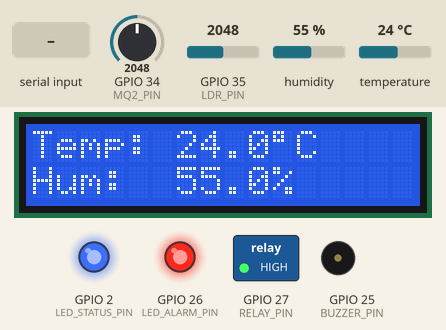
Simulated run of this sketch. Board: ESP32. Parts: 16×2 character LCD, switched loads named in the sketch (green lamp = pin HIGH), output pins drawn as LEDs (lit = HIGH), buzzer (waves = sounding). Dashed ring = blinking. The inputs (shaded band) are chosen by the test bench; at power-on: GPIO 34 (MQ2_PIN) = 2048, GPIO 35 (LDR_PIN) = 2048, humidity 55 %, temperature 24 °C. WiFi joins after 1.5 s; servers stay silent unless stated; EEPROM starts erased; what the sketch prints to the serial monitor is not drawn.

Above: at 9.0 s.
9.1 s: GPIO 34 (MQ2_PIN) set to 1953
At 12.0 s:
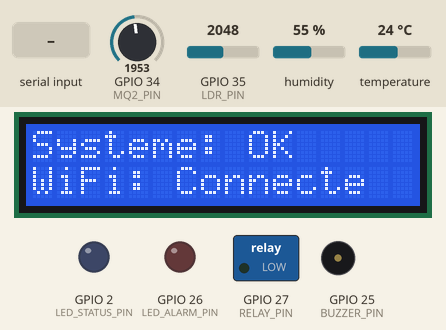
12.3 s: GPIO 35 (LDR_PIN) set to 527
At 15.7 s:
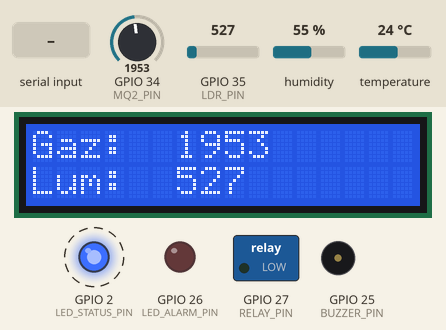
16.8 s: GPIO 35 (LDR_PIN) set to 468
At 19.1 s:
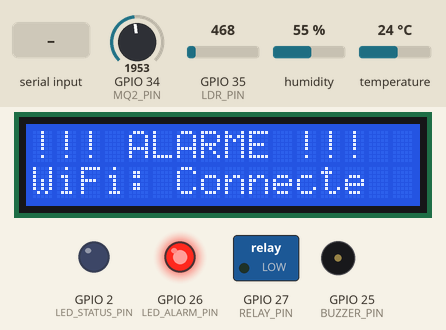
19.8 s: "SETGAS 90\n" received over Serial
At 21.6 s:
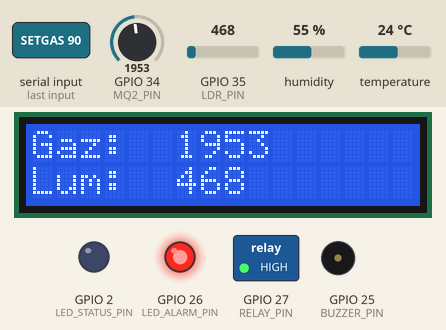
22.3 s: GPIO 34 (MQ2_PIN) set to 460
At 25.1 s:
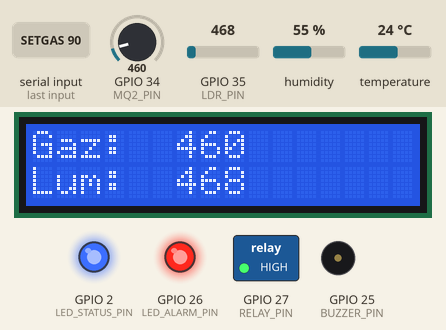
30.9 s: humidity set to 22 %
At 36.8 s:
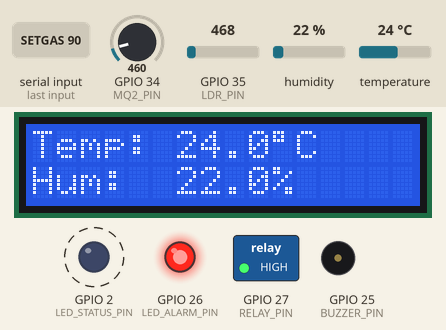
Timing chart, 0 to 37.8 s (numbered marks = the images above; inputs shaded):
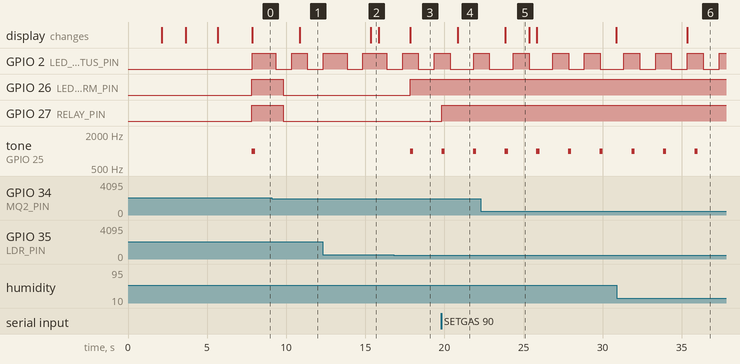

The sketch:

sketch.ino
```cpp
/*
 * Smart Industrial Monitoring System (S.I.M.S.)
 * Système de surveillance d'environnement industriel avec ESP32
 *
 * Capteurs:
 * - DHT22: Température et humidité
 * - MQ2: Détection de gaz (GPL, CO, fumée)
 * - LDR: Capteur de luminosité
 *
 * Actionneurs:
 * - Buzzer: Alarme sonore
 * - LED Rouge: Alarme visuelle
 * - Relais: Contrôle ventilateur/extracteur
 *
 * Affichage: LCD I2C 16x2
 * IoT: ThingSpeak pour monitoring à distance
 */

#include <Wire.h>
#include <LiquidCrystal_I2C.h>
#include <DHT.h>
#include <EEPROM.h>
#include <WiFi.h>
#include <HTTPClient.h>

// ============ Configuration des pins ============
#define DHT_PIN 15          // DHT22 sur GPIO15
#define DHT_TYPE DHT22
#define MQ2_PIN 34          // MQ2 (analogique) sur GPIO34
#define LDR_PIN 35          // LDR (analogique) sur GPIO35
#define BUZZER_PIN 25       // Buzzer sur GPIO25
#define LED_ALARM_PIN 26    // LED Rouge alarme sur GPIO26
#define RELAY_PIN 27        // Relais sur GPIO27
#define LED_STATUS_PIN 2    // LED bleue status sur GPIO2

// ============ Configuration LCD I2C ============
LiquidCrystal_I2C lcd(0x27, 16, 2);  // Adresse I2C: 0x27, 16 colonnes, 2 lignes

// ============ Configuration DHT22 ============
DHT dht(DHT_PIN, DHT_TYPE);

// ============ Configuration WiFi et ThingSpeak ============
const char* ssid = "Wokwi-GUEST";           // WiFi pour Wokwi
const char* password = "";                   // Pas de mot de passe pour Wokwi-GUEST
String thingSpeakApiKey = "YOUR_API_KEY";    // Remplacer par votre clé API
const char* thingSpeakServer = "http://api.thingspeak.com/update";

// ============ Seuils par défaut ============
struct Thresholds {
  float tempMax;      // Température maximale (°C)
  float humidityMax;  // Humidité maximale (%)
  int gasMax;         // Niveau de gaz maximal (0-4095)
  int lightMin;       // Luminosité minimale (0-4095)
};

Thresholds thresholds = {30.0, 70.0, 2000, 500};  // Valeurs par défaut

// ============ Variables globales ============
float temperature = 0;
float humidity = 0;
int gasLevel = 0;
int lightLevel = 0;
bool alarmActive = false;
unsigned long lastReadTime = 0;
unsigned long lastDisplayUpdate = 0;
unsigned long lastThingSpeakUpdate = 0;
unsigned long lastSerialMenu = 0;
int displayMode = 0;  // 0: Temp/Hum, 1: Gas/Light, 2: Status

// ============ Adresses EEPROM ============
#define EEPROM_SIZE 64
#define ADDR_TEMP_MAX 0
#define ADDR_HUM_MAX 4
#define ADDR_GAS_MAX 8
#define ADDR_LIGHT_MIN 12
#define EEPROM_INIT_FLAG 16

// ============ Prototypes de fonctions ============
void readSensors();
void checkThresholds();
void updateDisplay();
void activateAlarm(String reason);
void deactivateAlarm();
void saveThresholdsToEEPROM();
void loadThresholdsFromEEPROM();
void handleSerialCommands();
void sendToThingSpeak();
void showMenu();
void blinkStatusLED();

void setup() {
  Serial.begin(115200);
  Serial.println("\n\n=================================");
  Serial.println("S.I.M.S. - Smart Industrial Monitoring System");
  Serial.println("Initialisation...");
  Serial.println("=================================\n");

  // Initialisation des pins
  pinMode(BUZZER_PIN, OUTPUT);
  pinMode(LED_ALARM_PIN, OUTPUT);
  pinMode(RELAY_PIN, OUTPUT);
  pinMode(LED_STATUS_PIN, OUTPUT);
  pinMode(MQ2_PIN, INPUT);
  pinMode(LDR_PIN, INPUT);

  // Désactivation des alarmes au démarrage
  digitalWrite(BUZZER_PIN, LOW);
  digitalWrite(LED_ALARM_PIN, LOW);
  digitalWrite(RELAY_PIN, LOW);

  // Initialisation de l'EEPROM
  EEPROM.begin(EEPROM_SIZE);
  loadThresholdsFromEEPROM();

  // Initialisation du LCD
  lcd.init();
  lcd.backlight();
  lcd.clear();
  lcd.setCursor(0, 0);
  lcd.print("  S.I.M.S. v1.0");
  lcd.setCursor(0, 1);
  lcd.print(" Initialisation");
  delay(2000);

  // Initialisation du DHT22
  dht.begin();
  Serial.println("[OK] DHT22 initialisé");

  // Initialisation WiFi
  lcd.clear();
  lcd.setCursor(0, 0);
  lcd.print("WiFi Connect...");
  Serial.print("Connexion WiFi...");
  WiFi.begin(ssid, password);

  int wifiTimeout = 0;
  while (WiFi.status() != WL_CONNECTED && wifiTimeout < 20) {
    delay(500);
    Serial.print(".");
    wifiTimeout++;
  }

  if (WiFi.status() == WL_CONNECTED) {
    Serial.println(" Connecté!");
    Serial.print("Adresse IP: ");
    Serial.println(WiFi.localIP());
    lcd.setCursor(0, 1);
    lcd.print("WiFi: OK        ");
  } else {
    Serial.println(" Échec!");
    lcd.setCursor(0, 1);
    lcd.print("WiFi: FAIL      ");
  }
  delay(2000);

  // Affichage des seuils configurés
  Serial.println("\n--- Seuils configurés ---");
  Serial.printf("Température max: %.1f°C\n", thresholds.tempMax);
  Serial.printf("Humidité max: %.1f%%\n", thresholds.humidityMax);
  Serial.printf("Gaz max: %d\n", thresholds.gasMax);
  Serial.printf("Luminosité min: %d\n", thresholds.lightMin);
  Serial.println("-------------------------\n");

  lcd.clear();
  lcd.setCursor(0, 0);
  lcd.print("Systeme pret!");
  lcd.setCursor(0, 1);
  lcd.print("Surveillance...");
  delay(2000);

  // Affichage du menu
  showMenu();

  Serial.println("\n[SYSTÈME PRÊT] Surveillance active...\n");
}

void loop() {
  unsigned long currentTime = millis();

  // Lecture des capteurs toutes les 2 secondes
  if (currentTime - lastReadTime >= 2000) {
    lastReadTime = currentTime;
    readSensors();
    checkThresholds();
  }

  // Mise à jour de l'affichage toutes les 500ms
  if (currentTime - lastDisplayUpdate >= 500) {
    lastDisplayUpdate = currentTime;
    updateDisplay();
    blinkStatusLED();
  }

  // Envoi vers ThingSpeak toutes les 20 secondes
  if (WiFi.status() == WL_CONNECTED && currentTime - lastThingSpeakUpdate >= 20000) {
    lastThingSpeakUpdate = currentTime;
    sendToThingSpeak();
  }

  // Affichage du menu toutes les 30 secondes
  if (currentTime - lastSerialMenu >= 30000) {
    lastSerialMenu = currentTime;
    showMenu();
  }

  // Gestion des commandes série
  handleSerialCommands();

  // Rotation de l'affichage toutes les 5 secondes
  if (currentTime % 5000 < 500 && currentTime - lastDisplayUpdate < 500) {
    displayMode = (displayMode + 1) % 3;
  }
}

void readSensors() {
  // Lecture DHT22
  temperature = dht.readTemperature();
  humidity = dht.readHumidity();

  // Vérification des erreurs de lecture DHT22
  if (isnan(temperature) || isnan(humidity)) {
    Serial.println("[ERREUR] Lecture DHT22 échouée!");
    temperature = 0;
    humidity = 0;
  }

  // Lecture MQ2 (analogique)
  gasLevel = analogRead(MQ2_PIN);

  // Lecture LDR (analogique)
  lightLevel = analogRead(LDR_PIN);

  // Affichage des valeurs dans le Serial Monitor
  Serial.println("--- Lectures capteurs ---");
  Serial.printf("Température: %.1f°C\n", temperature);
  Serial.printf("Humidité: %.1f%%\n", humidity);
  Serial.printf("Niveau gaz: %d (0-4095)\n", gasLevel);
  Serial.printf("Luminosité: %d (0-4095)\n", lightLevel);
  Serial.println("------------------------\n");
}

void checkThresholds() {
  bool alarmNeeded = false;
  String alarmReason = "";

  // Vérification température
  if (temperature > thresholds.tempMax && temperature > 0) {
    alarmNeeded = true;
    alarmReason += "TEMP ELEVEE! ";
    digitalWrite(RELAY_PIN, HIGH);  // Activation ventilateur
  }

  // Vérification humidité
  if (humidity > thresholds.humidityMax && humidity > 0) {
    alarmNeeded = true;
    alarmReason += "HUM ELEVEE! ";
  }

  // Vérification gaz
  if (gasLevel > thresholds.gasMax) {
    alarmNeeded = true;
    alarmReason += "GAZ DETECTE! ";
    digitalWrite(RELAY_PIN, HIGH);  // Activation extracteur
  }

  // Vérification luminosité
  if (lightLevel < thresholds.lightMin) {
    alarmNeeded = true;
    alarmReason += "LUMIERE FAIBLE! ";
  }

  // Activation/Désactivation de l'alarme
  if (alarmNeeded) {
    activateAlarm(alarmReason);
  } else {
    deactivateAlarm();
  }
}

void activateAlarm(String reason) {
  if (!alarmActive) {
    Serial.println("\n!!! ALARME ACTIVÉE !!!");
    Serial.println("Raison: " + reason);
    Serial.println("!!!!!!!!!!!!!!!!!!!!!\n");
  }

  alarmActive = true;

  // Activation buzzer (tonalité intermittente)
  tone(BUZZER_PIN, 1000, 200);

  // Activation LED alarme
  digitalWrite(LED_ALARM_PIN, HIGH);
}

void deactivateAlarm() {
  if (alarmActive) {
    Serial.println("[INFO] Conditions normales rétablies. Alarme désactivée.\n");
  }

  alarmActive = false;
  noTone(BUZZER_PIN);
  digitalWrite(BUZZER_PIN, LOW);
  digitalWrite(LED_ALARM_PIN, LOW);
  digitalWrite(RELAY_PIN, LOW);
}

void updateDisplay() {
  lcd.clear();

  switch (displayMode) {
    case 0:  // Température et Humidité
      lcd.setCursor(0, 0);
      lcd.print("Temp: ");
      lcd.print(temperature, 1);
      lcd.print((char)223);  // Symbole degré
      lcd.print("C");

      lcd.setCursor(0, 1);
      lcd.print("Hum:  ");
      lcd.print(humidity, 1);
      lcd.print("%");
      break;

    case 1:  // Gaz et Luminosité
      lcd.setCursor(0, 0);
      lcd.print("Gaz:  ");
      lcd.print(gasLevel);

      lcd.setCursor(0, 1);
      lcd.print("Lum:  ");
      lcd.print(lightLevel);
      break;

    case 2:  // Status système
      lcd.setCursor(0, 0);
      if (alarmActive) {
        lcd.print("!!! ALARME !!!");
      } else {
        lcd.print("Systeme: OK");
      }

      lcd.setCursor(0, 1);
      if (WiFi.status() == WL_CONNECTED) {
        lcd.print("WiFi: Connecte");
      } else {
        lcd.print("WiFi: Deconnect");
      }
      break;
  }
}

void blinkStatusLED() {
  static bool ledState = false;
  static unsigned long lastBlink = 0;

  if (millis() - lastBlink >= 1000) {
    lastBlink = millis();
    ledState = !ledState;
    digitalWrite(LED_STATUS_PIN, ledState ? HIGH : LOW);
  }
}

void sendToThingSpeak() {
  if (thingSpeakApiKey == "YOUR_API_KEY") {
    // Serial.println("[INFO] ThingSpeak non configuré (remplacer YOUR_API_KEY)");
    return;
  }

  HTTPClient http;

  String url = String(thingSpeakServer) + "?api_key=" + thingSpeakApiKey;
  url += "&field1=" + String(temperature);
  url += "&field2=" + String(humidity);
  url += "&field3=" + String(gasLevel);
  url += "&field4=" + String(lightLevel);
  url += "&field5=" + String(alarmActive ? 1 : 0);

  http.begin(url);
  int httpCode = http.GET();

  if (httpCode > 0) {
    Serial.println("[ThingSpeak] Données envoyées avec succès!");
  } else {
    Serial.printf("[ThingSpeak] Erreur: %s\n", http.errorToString(httpCode).c_str());
  }

  http.end();
}

void saveThresholdsToEEPROM() {
  EEPROM.put(ADDR_TEMP_MAX, thresholds.tempMax);
  EEPROM.put(ADDR_HUM_MAX, thresholds.humidityMax);
  EEPROM.put(ADDR_GAS_MAX, thresholds.gasMax);
  EEPROM.put(ADDR_LIGHT_MIN, thresholds.lightMin);
  EEPROM.write(EEPROM_INIT_FLAG, 0xAA);  // Flag d'initialisation
  EEPROM.commit();

  Serial.println("[EEPROM] Seuils sauvegardés!");
}

void loadThresholdsFromEEPROM() {
  if (EEPROM.read(EEPROM_INIT_FLAG) == 0xAA) {
    // EEPROM déjà initialisée, charger les valeurs
    EEPROM.get(ADDR_TEMP_MAX, thresholds.tempMax);
    EEPROM.get(ADDR_HUM_MAX, thresholds.humidityMax);
    EEPROM.get(ADDR_GAS_MAX, thresholds.gasMax);
    EEPROM.get(ADDR_LIGHT_MIN, thresholds.lightMin);
    Serial.println("[EEPROM] Seuils chargés depuis la mémoire");
  } else {
    // Première utilisation, sauvegarder les valeurs par défaut
    saveThresholdsToEEPROM();
    Serial.println("[EEPROM] Seuils par défaut sauvegardés");
  }
}

void handleSerialCommands() {
  if (Serial.available() > 0) {
    String command = Serial.readStringUntil('\n');
    command.trim();
    command.toUpperCase();

    if (command == "MENU" || command == "M") {
      showMenu();
    }
    else if (command == "STATUS" || command == "S") {
      Serial.println("\n=== STATUS SYSTÈME ===");
      Serial.printf("Température: %.1f°C (Max: %.1f°C)\n", temperature, thresholds.tempMax);
      Serial.printf("Humidité: %.1f%% (Max: %.1f%%)\n", humidity, thresholds.humidityMax);
      Serial.printf("Gaz: %d (Max: %d)\n", gasLevel, thresholds.gasMax);
      Serial.printf("Luminosité: %d (Min: %d)\n", lightLevel, thresholds.lightMin);
      Serial.printf("Alarme: %s\n", alarmActive ? "ACTIVE" : "Inactive");
      Serial.printf("WiFi: %s\n", WiFi.status() == WL_CONNECTED ? "Connecté" : "Déconnecté");
      Serial.println("=====================\n");
    }
    else if (command.startsWith("SETTEMP ")) {
      float newTemp = command.substring(8).toFloat();
      if (newTemp > 0 && newTemp < 100) {
        thresholds.tempMax = newTemp;
        saveThresholdsToEEPROM();
        Serial.printf("Seuil température mis à jour: %.1f°C\n", newTemp);
      } else {
        Serial.println("Erreur: Valeur invalide (0-100)");
      }
    }
    else if (command.startsWith("SETHUM ")) {
      float newHum = command.substring(7).toFloat();
      if (newHum > 0 && newHum <= 100) {
        thresholds.humidityMax = newHum;
        saveThresholdsToEEPROM();
        Serial.printf("Seuil humidité mis à jour: %.1f%%\n", newHum);
      } else {
        Serial.println("Erreur: Valeur invalide (0-100)");
      }
    }
    else if (command.startsWith("SETGAS ")) {
      int newGas = command.substring(7).toInt();
      if (newGas >= 0 && newGas <= 4095) {
        thresholds.gasMax = newGas;
        saveThresholdsToEEPROM();
        Serial.printf("Seuil gaz mis à jour: %d\n", newGas);
      } else {
        Serial.println("Erreur: Valeur invalide (0-4095)");
      }
    }
    else if (command.startsWith("SETLIGHT ")) {
      int newLight = command.substring(9).toInt();
      if (newLight >= 0 && newLight <= 4095) {
        thresholds.lightMin = newLight;
        saveThresholdsToEEPROM();
        Serial.printf("Seuil luminosité mis à jour: %d\n", newLight);
      } else {
        Serial.println("Erreur: Valeur invalide (0-4095)");
      }
    }
    else if (command == "RESET") {
      thresholds = {30.0, 70.0, 2000, 500};
      saveThresholdsToEEPROM();
      Serial.println("Seuils réinitialisés aux valeurs par défaut");
    }
    else if (command == "HELP" || command == "H") {
      showMenu();
    }
    else {
      Serial.println("Commande inconnue. Tapez MENU pour voir les commandes disponibles.");
    }
  }
}

void showMenu() {
  Serial.println("\n╔════════════════════════════════════════════════════════╗");
  Serial.println("║     S.I.M.S. - MENU DE CONFIGURATION                  ║");
  Serial.println("╠════════════════════════════════════════════════════════╣");
  Serial.println("║ Commandes disponibles:                                ║");
  Serial.println("║                                                        ║");
  Serial.println("║  MENU ou M       - Afficher ce menu                   ║");
  Serial.println("║  STATUS ou S     - Afficher l'état du système         ║");
  Serial.println("║  SETTEMP <val>   - Définir seuil température (°C)     ║");
  Serial.println("║  SETHUM <val>    - Définir seuil humidité (%)         ║");
  Serial.println("║  SETGAS <val>    - Définir seuil gaz (0-4095)         ║");
  Serial.println("║  SETLIGHT <val>  - Définir seuil luminosité (0-4095)  ║");
  Serial.println("║  RESET           - Réinitialiser aux valeurs défaut    ║");
  Serial.println("║  HELP ou H       - Afficher l'aide                    ║");
  Serial.println("║                                                        ║");
  Serial.println("║ Exemples:                                              ║");
  Serial.println("║  SETTEMP 35      - Température max = 35°C             ║");
  Serial.println("║  SETHUM 80       - Humidité max = 80%                 ║");
  Serial.println("║  SETGAS 2500     - Niveau gaz max = 2500              ║");
  Serial.println("╚════════════════════════════════════════════════════════╝");
  Serial.println();
}
```

Measured:
- the behaviour switches between 2001 and 2000 on GPIO 34 (MQ2_PIN) (found by bisection; images 0 and 1)
- the behaviour switches between 500 and 499 on GPIO 35 (LDR_PIN) (found by bisection; images 2 and 3)
- after the input at 9.1 s, GPIO 26 (LED_ALARM_PIN), GPIO 27 (RELAY_PIN): HIGH → LOW after 0.73 s; tone on GPIO 25 (BUZZER_PIN): stops changing and stays silent; the display: changes after 1.7 s (image 1)
- after the input at 12.3 s, the display: changes after 3.0 s (image 2)
- after the input at 16.8 s, GPIO 26 (LED_ALARM_PIN): LOW → HIGH after 1.0 s; tone on GPIO 25 (BUZZER_PIN): silent → 1000 Hz after 1.0 s, → silent 0.20 s later; the display: changes after 1.1 s (image 3)
- after the input at 19.8 s, GPIO 27 (RELAY_PIN): LOW → HIGH at once
- after the input at 22.3 s, the display: changes after 1.5 s (image 5)
- after the input at 30.9 s, the display: changes after 4.5 s (image 6)
